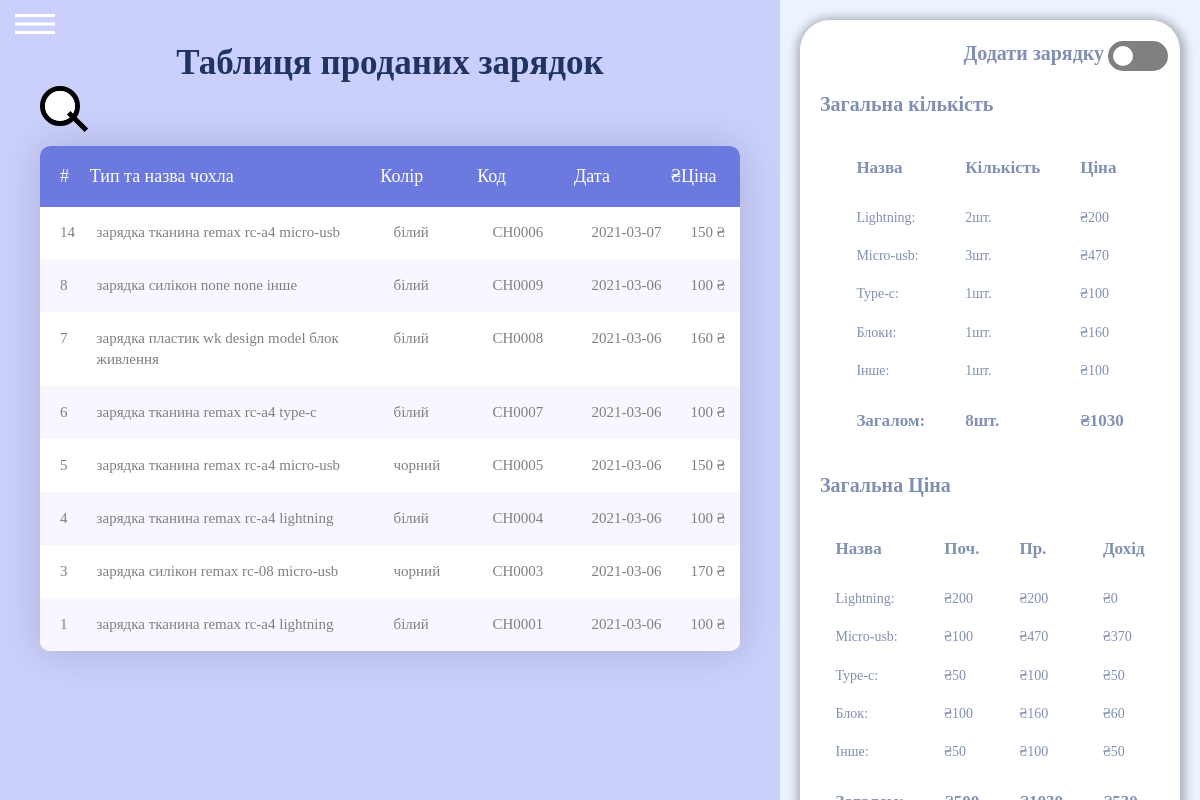
Page /sold_charges.php on the committed database.
### tables this page shows
CREATE TABLE `all_sold_goods` (
  `id` int NOT NULL,
  `type_good` varchar(30) NOT NULL,
  `case_type` varchar(30) DEFAULT NULL,
  `case_brand` varchar(30) DEFAULT NULL,
  `phone_brand` varchar(30) DEFAULT NULL,
  `phone_model` varchar(30) DEFAULT NULL,
  `charge_type` varchar(30) DEFAULT NULL,
  `charge_model` varchar(30) DEFAULT NULL,
  `charge_input` varchar(30) DEFAULT NULL,
  `charge_brand` varchar(30) DEFAULT NULL,
  `glass_type` varchar(30) DEFAULT NULL,
  `color` varchar(30) NOT NULL,
  `cod` varchar(6) NOT NULL,
  `date` date NOT NULL,
  `last_price` int DEFAULT NULL
);

### sold_charges.php (the view, shortened to what this page needs)
<!DOCTYPE html>
<html lang="en">
<head>
    <link rel="stylesheet" href="assets/css/style.min.css">
</head>
<body>
<div class="page" id='page'>
<div class="hed-mobile">
  <button class="burger"type="button" id="sidebarToggle">
    <span></span>
</div>
<main class="main">
<div class="left-side">
  <h1 class="top-avaible-text">Таблиця проданих зарядок</h1>
<div class="search-box">
  <input type="text" id="search" placeholder="Search..." onkeyup="tableSearch()" /><span></span>
</div>
<div class="limiter">
  <div class="container-table100">
    <div class="wrap-table100">
      <div class="table100 ver1 m-b-110">
        <div class="table100-head">
          <table>
            <thead>
              <tr class="row100 head">
                <th class="cell100 column1">#</th>
                <th class="cell100 column2">Тип та назва чохла</th>
                <th class="cell100 column3">Колір</th>
                <th class="cell100 column4">Код</th>
                <th class="cell100 column4">Дата</th>
                <th class="cell100 column5">₴Ціна</th>
              </tr>
            </thead>
          </table>
        </div>
        <div class="table100-body js-pscroll">
          <?php
        require "connect.php";
        echo '<table class="table table-hover table-sm" , id="info-table", width="500">  <tr>';
        echo "<tbody>";
        $query = "SELECT `id`, concat(`type_good`,' ',`charge_type`,' ',`charge_brand`,' ',`charge_model`,' ',`charge_input`)as'content',`color`,`cod`,`date`,`last_price`
        FROM `all_sold_goods` WHERE `type_good` like 'зарядка' order by id desc";
        if ($result = mysqli_query($mysql, $query)) {
        while ($row = mysqli_fetch_assoc($result)) {
        echo  '<tr class="row100 body">'.
        '<td class="cell100 column1">'.
        $row["id"].'<td class="cell100 column2">'.
        $row["content"].'<td class="cell100 column3">'.
        $row["color"].'<td class="cell100 column4">'.
        $row["cod"].'<td class="cell100 column4">'.
        $row["date"].'<td class="cell100 column5">'.
        $row["last_price"].' ₴'.
        '</tr> ';
        }
        }
        echo"</tbody>";
        echo "</table>";
        echo "</div>";
        ?>
      </div>
    </div>
  </div>
</div>
</div>
  <div class="right-side">
      <div class="right-form">
        <h1 class="selector-case-existing" id="t_switch">Додати зарядку</h1>
    <div class="div-checkbox">
    <nav>
      <input type="checkbox"  id="switch" onclick="myFunction()" /><label for="switch">Toggle</label>
    </nav>
    </div>
    <div id="first-page">
<nav>
  <table class='sold_cout_table'>
    <h1 class="table-top-text">Загальна кількість</h1>
    <tr class="rep-tr">
      <td class="rep-th">Назва</td>
      <td class="rep-th">Кількість</td>
      <td class="rep-th">Ціна</td>
    </tr>
    <tr class="rep-tr">
      <?php
      $iphone_cout = "SELECT count(charge_input)as'charge_input' ,sum(`last_price`)as'last_price' FROM `all_sold_goods` WHERE `charge_input` like 'lightning' ";
      if ($result = mysqli_query($mysql, $iphone_cout)) {
      while ($row = mysqli_fetch_assoc($result)) {
      echo '<td class="rep-td">Lightning:</td>'.
      '<td class="rep-td">'.
      $row["charge_input"].'шт.'.'</td>'.
      '<td class="rep-td">'.'₴'.
      $row["last_price"].'</td>';
      }
      }
       ?>
    </tr>
    <tr class="rep-tr">
      <?php
      $iphone_cout = "SELECT count(charge_input)as'charge_input' ,sum(`last_price`)as'last_price' FROM `all_sold_goods` WHERE `charge_input` like 'micro-usb' ";
      if ($result = mysqli_query($mysql, $iphone_cout)) {
      while ($row = mysqli_fetch_assoc($result)) {
      echo '<td class="rep-td">Micro-usb:</td>'.
      '<td class="rep-td">'.
      $row["charge_input"].'шт.'.'</td>'.
      '<td class="rep-td">'.'₴'.
      $row["last_price"].'</td>';
      }
      }
       ?>
    </tr>
    <tr class="rep-tr">
      <?php
    $iphone_cout = "SELECT count(charge_input)as'charge_input' ,sum(`last_price`)as'last_price' FROM `all_sold_goods` WHERE `charge_input` like 'type-c' ";
      if ($result = mysqli_query($mysql, $iphone_cout)) {
      while ($row = mysqli_fetch_assoc($result)) {
      echo '<td class="rep-td">Type-c:</td>'.
      '<td class="rep-td">'.
      $row["charge_input"].'шт.'.'</td>'.
      '<td class="rep-td">'.'₴'.
      $row["last_price"].'</td>';
      }
      }
       ?>
    </tr>
    <tr class="rep-tr">
      <?php
  $iphone_cout = "SELECT count(charge_input)as'charge_input' ,sum(`last_price`)as'last_price' FROM `all_sold_goods` WHERE `charge_input` like 'блок живлення' ";
      if ($result = mysqli_query($mysql, $iphone_cout)) {
      while ($row = mysqli_fetch_assoc($result)) {
      echo '<td class="rep-td">Блоки:</td>'.
      '<td class="rep-td">'.
      $row["charge_input"].'шт.'.'</td>'.
      '<td class="rep-td">'.'₴'.
      $row["last_price"].'</td>';
      }
      }
       ?>
    </tr>
    <tr class="rep-tr">
      <?php
      $iphone_cout = "SELECT count(charge_input)as'charge_input' ,sum(`last_price`)as'last_price' FROM `all_sold_goods` WHERE `charge_input` like 'інше' ";
      if ($result = mysqli_query($mysql, $iphone_cout)) {
      while ($row = mysqli_fetch_assoc($result)) {
      echo '<td class="rep-td">Інше:</td>'.
      '<td class="rep-td">'.
      $row["charge_input"].'шт.'.'</td>'.
      '<td class="rep-td">'.'₴'.
      $row["last_price"].'</td>';
      }
      }
       ?>
    </tr>
    <?php
    $iphone_cout = "SELECT count(charge_input)as'charge_input' ,sum(`last_price`)as'last_price' FROM `all_sold_goods` where type_good like 'зарядка'";
    if ($result = mysqli_query($mysql, $iphone_cout)) {
    while ($row = mysqli_fetch_assoc($result)) {
    echo '<td class="rep-th">Загалом:</td>'.
    '<td class="rep-th">'.
    $row["charge_input"].'шт.'.'</td>'.
    '<td class="rep-th">'.'₴'.
    $row["last_price"].'</td>';
    }
    }
     ?>
  </table>
  <div class='table_all_form'>
  <table class='sold_cout_table'>
    <h1 class="table-top-text">Загальна Ціна</h1>
    <tr class="rep-tr">
      <td class="rep-th">Назва</td>
      <td class="rep-th">Поч.</td>
      <td class="rep-th">Пр.</td>
      <td class="rep-th">Дохід</td>
    </tr>
    <tr class="rep-tr">
      <?php
      $iphone_cout = "SELECT count(charge_input)as'charge_input' ,sum(`first_price`)as'first_price' FROM `all_goods` WHERE `charge_input` like 'lightning' && sold ='1'";
      $last_price = "SELECT sum(`last_price`)as'last_price' FROM `all_sold_goods` WHERE `charge_input` like 'lightning' ";
      if ($result = mysqli_query($mysql, $last_price)) {
      while ($row = mysqli_fetch_assoc($result)) {
      $last_price = $row["last_price"];
      }
      }
      if ($result = mysqli_query($mysql, $iphone_cout)) {
      while ($row = mysqli_fetch_assoc($result)) {
  $income = $last_price - $row["first_price"];
      echo '<td class="rep-td">Lightning:</td>'.
      '<td class="rep-td">'.'₴'.
      $row["first_price"].'</td>'.
      '<td class="rep-td">'.'₴'.
      $last_price.'</td>'.
      '<td class="rep-td">'.'₴'.
      $income.'</td>';
      }
      }
       ?>
    </tr>
    <tr class="rep-tr">
      <?php
      $iphone_cout = "SELECT count(charge_input)as'charge_input' ,sum(`first_price`)as'first_price' FROM `all_goods` WHERE `charge_input` like 'micro-usb' && sold ='1'";
      $last_price = "SELECT sum(`last_price`)as'last_price' FROM `all_sold_goods` WHERE `charge_input` like 'micro-usb' ";
      if ($result = mysqli_query($mysql, $last_price)) {
      while ($row = mysqli_fetch_assoc($result)) {
      $last_price = $row["last_price"];
      }
      }
      if ($result = mysqli_query($mysql, $iphone_cout)) {
      while ($row = mysqli_fetch_assoc($result)) {
  $income = $last_price - $row["first_price"];
      echo '<td class="rep-td">Micro-usb:</td>'.
      '<td class="rep-td">'.'₴'.
      $row["first_price"].'</td>'.
      '<td class="rep-td">'.'₴'.
      $last_price.'</td>'.
      '<td class="rep-td">'.'₴'.
      $income.'</td>';
      }
      }
       ?>
    </tr>
    <tr class="rep-tr">
      <?php
      $iphone_cout = "SELECT count(charge_input)as'charge_input' ,sum(`first_price`)as'first_price' FROM `all_goods` WHERE `charge_input` like 'type-c' && sold ='1'";
      $last_price = "SELECT sum(`last_price`)as'last_price' FROM `all_sold_goods` WHERE `charge_input` like 'type-c' ";
      if ($result = mysqli_query($mysql, $last_price)) {
      while ($row = mysqli_fetch_assoc($result)) {
      $last_price = $row["last_price"];
      }
      }
      if ($result = mysqli_query($mysql, $iphone_cout)) {
      while ($row = mysqli_fetch_assoc($result)) {
  $income = $last_price - $row["first_price"];
      echo '<td class="rep-td">Type-c:</td>'.
      '<td class="rep-td">'.'₴'.
      $row["first_price"].'</td>'.
      '<td class="rep-td">'.'₴'.
      $last_price.'</td>'.
      '<td class="rep-td">'.'₴'.
      $income.'</td>';
      }
      }
       ?>
    </tr>
    <tr class="rep-tr">
      <?php
      $iphone_cout = "SELECT count(charge_input)as'charge_input' ,sum(`first_price`)as'first_price' FROM `all_goods` WHERE `charge_input` like 'блок живлення' && sold ='1'";
      $last_price = "SELECT sum(`last_price`)as'last_price' FROM `all_sold_goods` WHERE `charge_input` like 'блок живлення' ";
      if ($result = mysqli_query($mysql, $last_price)) {
      while ($row = mysqli_fetch_assoc($result)) {
      $last_price = $row["last_price"];
      }
      }
      if ($result = mysqli_query($mysql, $iphone_cout)) {
      while ($row = mysqli_fetch_assoc($result)) {
  $income = $last_price - $row["first_price"];
      echo '<td class="rep-td">Блок:</td>'.
      '<td class="rep-td">'.'₴'.
      $row["first_price"].'</td>'.
      '<td class="rep-td">'.'₴'.
      $last_price.'</td>'.
      '<td class="rep-td">'.'₴'.
      $income.'</td>';
      }
      }
       ?>
    </tr>
    <tr class="rep-tr">
      <?php
      $iphone_cout = "SELECT sum(`first_price`)as'first_price' FROM `all_goods` WHERE `charge_input` like 'інше'  and sold ='1'";
      $last_price = "SELECT sum(`last_price`)as'last_price' FROM `all_sold_goods` WHERE `charge_input` like 'інше' ";
      if ($result = mysqli_query($mysql, $last_price)) {
      while ($row = mysqli_fetch_assoc($result)) {
      $last_price = $row["last_price"];
      }
      }
      if ($result = mysqli_query($mysql, $iphone_cout)) {
      while ($row = mysqli_fetch_assoc($result)) {
  $income = $last_price - $row["first_price"];
      echo '<td class="rep-td">Інше:</td>'.
      '<td class="rep-td">'.'₴'.
      $row["first_price"].'</td>'.
      '<td class="rep-td">'.'₴'.
      $last_price.'</td>'.
      '<td class="rep-td">'.'₴'.
      $income.'</td>';
      }
      }
       ?>
    </tr>
    <tr class="rep-tr">
      <?php
      $iphone_cout = "SELECT sum(`first_price`)as'first_price' FROM `all_goods`  where `sold` ='1' && `type_good` ='зарядка'";
      $last_price = "SELECT sum(`last_price`)as'last_price' FROM `all_sold_goods` where `type_good` ='зарядка'";
      if ($result = mysqli_query($mysql, $last_price)) {
      while ($row = mysqli_fetch_assoc($result)) {
      $last_price = $row["last_price"];
      }
      }
      if ($result = mysqli_query($mysql, $iphone_cout)) {
      while ($row = mysqli_fetch_assoc($result)) {
  $income = $last_price - $row["first_price"];
      echo '<td class="rep-th">Загалом:</td>'.
      '<td class="rep-th">'.'₴'.
      $row["first_price"].'</td>'.
      '<td class="rep-th">'.'₴'.
      $last_price.'</td>'.
      '<td class="rep-th">'.'₴'.
      $income.'</td>';
      }
      }
       ?>
    </tr>
  </table>
  </div>
</nav>
  </div>
  </div>
</div>
</main>
</div>
</body>
</html>

### rows in the picture
all_sold_goods: id "14", content "зарядка тканина remax rc-a4 micro-usb", color "білий", cod "CH0006", date "2021-03-07", last_price "150"
all_sold_goods: id "8", content "зарядка силікон none none інше", color "білий", cod "CH0009", date "2021-03-06", last_price "100"
all_sold_goods: id "7", content "зарядка пластик wk design model блок живлення", color "білий", cod "CH0008", date "2021-03-06", last_price "160"
all_sold_goods: id "6", content "зарядка тканина remax rc-a4 type-c", color "білий", cod "CH0007", date "2021-03-06", last_price "100"
all_sold_goods: id "5", content "зарядка тканина remax rc-a4 micro-usb", color "чорний", cod "CH0005", date "2021-03-06", last_price "150"
all_sold_goods: id "4", content "зарядка тканина remax rc-a4 lightning", color "білий", cod "CH0004", date "2021-03-06", last_price "100"
all_sold_goods: id "3", content "зарядка силікон remax rc-08 micro-usb", color "чорний", cod "CH0003", date "2021-03-06", last_price "170"
all_sold_goods: id "1", content "зарядка тканина remax rc-a4 lightning", color "білий", cod "CH0001", date "2021-03-06", last_price "100"

### other values in the picture
$row["charge_input"] "2"
$row["last_price"] "200"
$row["charge_input"] "3"
$row["last_price"] "470"
$row["charge_input"] "1"
$row["last_price"] "100"
$row["last_price"] "160"
$row["charge_input"] "8"
$row["last_price"] "1030"
$row["first_price"] "200"
$last_price "200"
$income "0"
$row["first_price"] "100"
$last_price "470"
$income "370"
